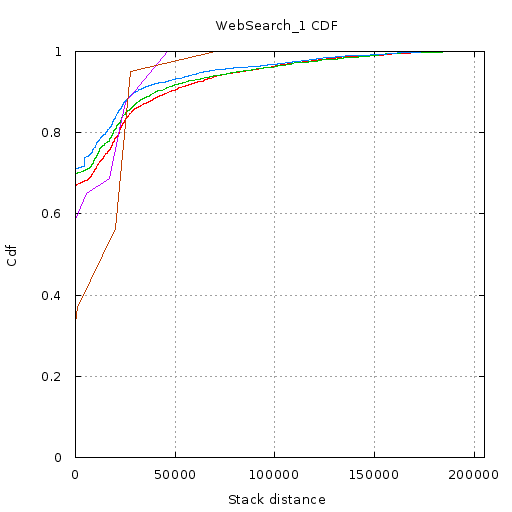

The script that saved this image:
set terminal  png size 512,512 font 'Verdana, 10'
set nokey
set title "WebSearch_1 CDF"
set output '//home//cat//Documents//CACHE//Tests//Gists//WebSearch1//CDF//2//cdf.png'
set ylabel "Cdf"
set yrange [0:1]
set xlabel "Stack distance"
set xrange [2.000000:205090.000000]
set grid xtics ytics
plot '//home//cat//Documents//CACHE//Tests//Gists//WebSearch1//CDF//2//0.txt' using 1:2 with lines,\
'//home//cat//Documents//CACHE//Tests//Gists//WebSearch1//CDF//2//1.txt' using 1:2 with lines,\
'//home//cat//Documents//CACHE//Tests//Gists//WebSearch1//CDF//2//2.txt' using 1:2 with lines,\
'//home//cat//Documents//CACHE//Tests//Gists//WebSearch1//CDF//2//3.txt' using 1:2 with lines,\
'//home//cat//Documents//CACHE//Tests//Gists//WebSearch1//CDF//2//4.txt' using 1:2 with lines,\
'//home//cat//Documents//CACHE//Tests//Gists//WebSearch1//CDF//2//5.txt' using 1:2 with lines
